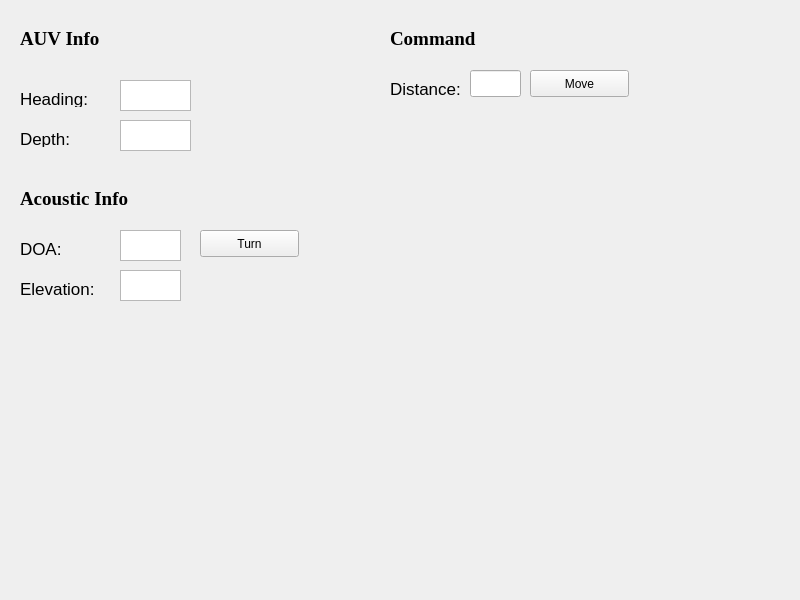
<?xml version="1.0" encoding="UTF-8"?>
<ui version="4.0">
 <class>MainWindow</class>
 <widget class="QMainWindow" name="MainWindow">
  <property name="geometry">
   <rect>
    <x>0</x>
    <y>0</y>
    <width>800</width>
    <height>600</height>
   </rect>
  </property>
  <property name="windowTitle">
   <string>Acoustic Gooi</string>
  </property>
  <widget class="QWidget" name="centralwidget">
   <widget class="QLabel" name="label">
    <property name="geometry">
     <rect>
      <x>20</x>
      <y>30</y>
      <width>101</width>
      <height>17</height>
     </rect>
    </property>
    <property name="font">
     <font>
      <family>Georgia</family>
      <pointsize>14</pointsize>
      <weight>75</weight>
      <bold>true</bold>
     </font>
    </property>
    <property name="text">
     <string>AUV Info</string>
    </property>
   </widget>
   <widget class="QLabel" name="label_9">
    <property name="geometry">
     <rect>
      <x>20</x>
      <y>240</y>
      <width>81</width>
      <height>17</height>
     </rect>
    </property>
    <property name="font">
     <font>
      <pointsize>13</pointsize>
     </font>
    </property>
    <property name="text">
     <string>DOA:</string>
    </property>
   </widget>
   <widget class="QLabel" name="label_10">
    <property name="geometry">
     <rect>
      <x>20</x>
      <y>280</y>
      <width>81</width>
      <height>17</height>
     </rect>
    </property>
    <property name="font">
     <font>
      <pointsize>13</pointsize>
     </font>
    </property>
    <property name="text">
     <string>Elevation:</string>
    </property>
   </widget>
   <widget class="QLabel" name="label_2">
    <property name="geometry">
     <rect>
      <x>390</x>
      <y>30</y>
      <width>101</width>
      <height>17</height>
     </rect>
    </property>
    <property name="font">
     <font>
      <family>Georgia</family>
      <pointsize>14</pointsize>
      <weight>75</weight>
      <bold>true</bold>
     </font>
    </property>
    <property name="text">
     <string>Command</string>
    </property>
   </widget>
   <widget class="QLabel" name="label_12">
    <property name="geometry">
     <rect>
      <x>390</x>
      <y>80</y>
      <width>71</width>
      <height>17</height>
     </rect>
    </property>
    <property name="font">
     <font>
      <pointsize>13</pointsize>
     </font>
    </property>
    <property name="text">
     <string>Distance:</string>
    </property>
   </widget>
   <widget class="QLineEdit" name="lineEdit_12">
    <property name="geometry">
     <rect>
      <x>470</x>
      <y>70</y>
      <width>51</width>
      <height>27</height>
     </rect>
    </property>
   </widget>
   <widget class="QPushButton" name="pushButton">
    <property name="geometry">
     <rect>
      <x>530</x>
      <y>70</y>
      <width>99</width>
      <height>27</height>
     </rect>
    </property>
    <property name="text">
     <string>Move</string>
    </property>
   </widget>
   <widget class="QPushButton" name="pushButton_2">
    <property name="geometry">
     <rect>
      <x>200</x>
      <y>230</y>
      <width>99</width>
      <height>27</height>
     </rect>
    </property>
    <property name="text">
     <string>Turn</string>
    </property>
   </widget>
   <widget class="QTextBrowser" name="textBrowser_2">
    <property name="geometry">
     <rect>
      <x>120</x>
      <y>230</y>
      <width>61</width>
      <height>31</height>
     </rect>
    </property>
   </widget>
   <widget class="QLabel" name="label_3">
    <property name="geometry">
     <rect>
      <x>20</x>
      <y>190</y>
      <width>141</width>
      <height>17</height>
     </rect>
    </property>
    <property name="font">
     <font>
      <family>Georgia</family>
      <pointsize>14</pointsize>
      <weight>75</weight>
      <bold>true</bold>
     </font>
    </property>
    <property name="text">
     <string>Acoustic Info</string>
    </property>
   </widget>
   <widget class="QTextBrowser" name="textBrowser_3">
    <property name="geometry">
     <rect>
      <x>120</x>
      <y>270</y>
      <width>61</width>
      <height>31</height>
     </rect>
    </property>
   </widget>
   <widget class="QTextBrowser" name="textBrowser_5">
    <property name="geometry">
     <rect>
      <x>120</x>
      <y>80</y>
      <width>71</width>
      <height>31</height>
     </rect>
    </property>
   </widget>
   <widget class="QTextBrowser" name="textBrowser_6">
    <property name="geometry">
     <rect>
      <x>120</x>
      <y>120</y>
      <width>71</width>
      <height>31</height>
     </rect>
    </property>
   </widget>
   <widget class="QLabel" name="label_14">
    <property name="geometry">
     <rect>
      <x>20</x>
      <y>90</y>
      <width>81</width>
      <height>17</height>
     </rect>
    </property>
    <property name="font">
     <font>
      <pointsize>13</pointsize>
     </font>
    </property>
    <property name="text">
     <string>Heading:</string>
    </property>
   </widget>
   <widget class="QLabel" name="label_15">
    <property name="geometry">
     <rect>
      <x>20</x>
      <y>130</y>
      <width>81</width>
      <height>17</height>
     </rect>
    </property>
    <property name="font">
     <font>
      <pointsize>13</pointsize>
     </font>
    </property>
    <property name="text">
     <string>Depth:</string>
    </property>
   </widget>
   <zorder>textBrowser_2</zorder>
   <zorder>label</zorder>
   <zorder>label_9</zorder>
   <zorder>label_10</zorder>
   <zorder>label_2</zorder>
   <zorder>label_12</zorder>
   <zorder>lineEdit_12</zorder>
   <zorder>pushButton</zorder>
   <zorder>pushButton_2</zorder>
   <zorder>label_3</zorder>
   <zorder>textBrowser_3</zorder>
   <zorder>textBrowser_5</zorder>
   <zorder>textBrowser_6</zorder>
   <zorder>label_14</zorder>
   <zorder>label_15</zorder>
  </widget>
 </widget>
 <resources/>
 <connections/>
</ui>
